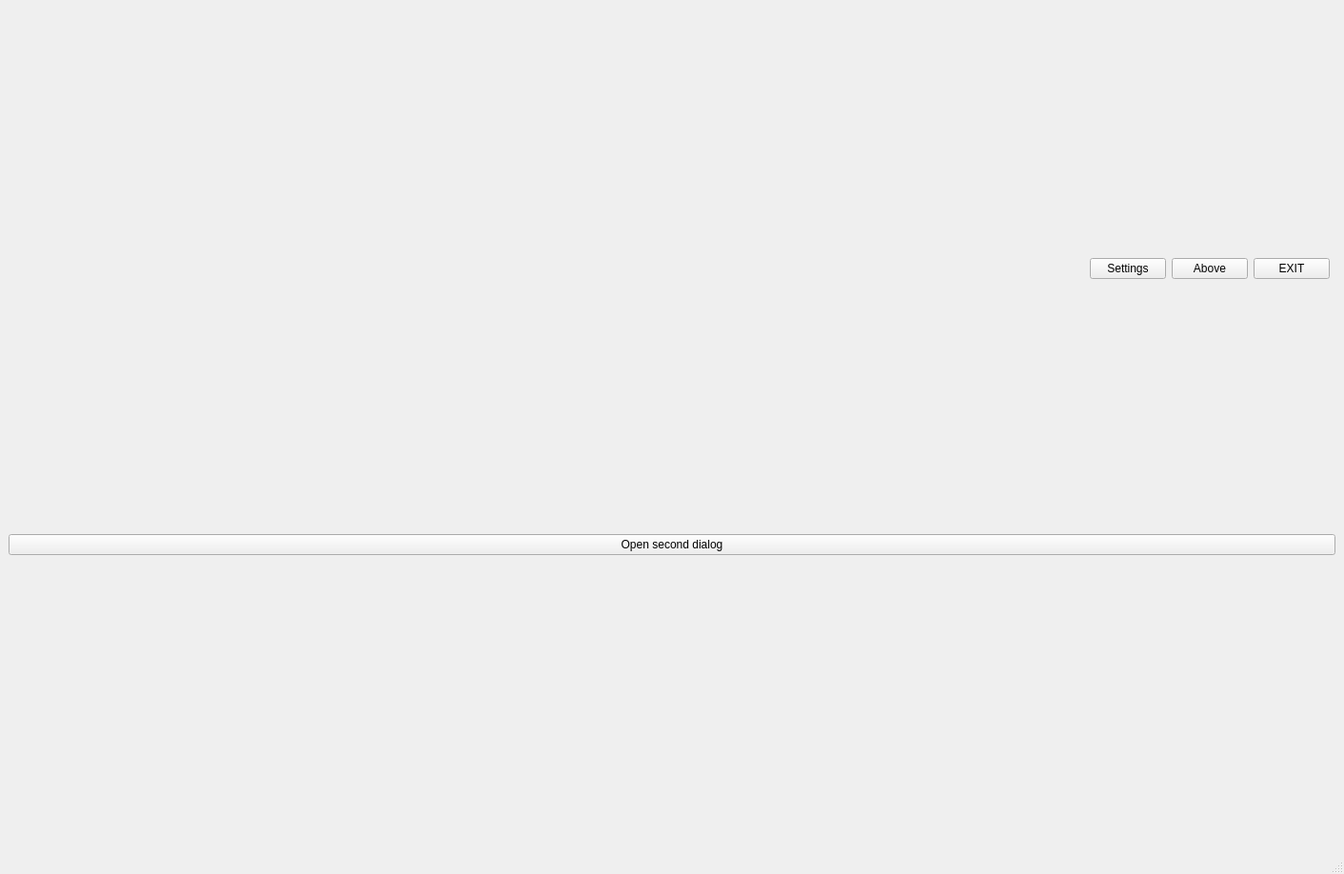
<?xml version="1.0" encoding="UTF-8"?>
<ui version="4.0">
 <class>MainWindow</class>
 <widget class="QMainWindow" name="MainWindow">
  <property name="geometry">
   <rect>
    <x>0</x>
    <y>0</y>
    <width>1412</width>
    <height>918</height>
   </rect>
  </property>
  <property name="windowTitle">
   <string>MainWindow</string>
  </property>
  <widget class="QWidget" name="centralwidget">
   <layout class="QVBoxLayout" name="verticalLayout">
    <item>
     <layout class="QHBoxLayout" name="horizontalLayout">
      <item>
       <spacer name="horizontalSpacer">
        <property name="orientation">
         <enum>Qt::Orientation::Horizontal</enum>
        </property>
        <property name="sizeHint" stdset="0">
         <size>
          <width>40</width>
          <height>20</height>
         </size>
        </property>
       </spacer>
      </item>
      <item>
       <widget class="QPushButton" name="pushButton_3">
        <property name="text">
         <string>Settings</string>
        </property>
       </widget>
      </item>
      <item>
       <widget class="QPushButton" name="pushButton_2">
        <property name="text">
         <string>Above</string>
        </property>
       </widget>
      </item>
      <item>
       <widget class="QPushButton" name="pushButton_4">
        <property name="text">
         <string>EXIT</string>
        </property>
       </widget>
      </item>
      <item>
       <widget class="Line" name="line">
        <property name="orientation">
         <enum>Qt::Orientation::Horizontal</enum>
        </property>
       </widget>
      </item>
     </layout>
    </item>
    <item>
     <layout class="QVBoxLayout" name="verticalLayout_2">
      <item>
       <widget class="QPushButton" name="pushButton">
        <property name="text">
         <string>Open second dialog</string>
        </property>
       </widget>
      </item>
     </layout>
    </item>
    <item>
     <spacer name="horizontalSpacer_4">
      <property name="orientation">
       <enum>Qt::Orientation::Horizontal</enum>
      </property>
      <property name="sizeHint" stdset="0">
       <size>
        <width>1391</width>
        <height>20</height>
       </size>
      </property>
     </spacer>
    </item>
    <item>
     <spacer name="horizontalSpacer_3">
      <property name="orientation">
       <enum>Qt::Orientation::Horizontal</enum>
      </property>
      <property name="sizeHint" stdset="0">
       <size>
        <width>1391</width>
        <height>20</height>
       </size>
      </property>
     </spacer>
    </item>
   </layout>
  </widget>
  <widget class="QMenuBar" name="menubar">
   <property name="geometry">
    <rect>
     <x>0</x>
     <y>0</y>
     <width>1412</width>
     <height>23</height>
    </rect>
   </property>
  </widget>
  <widget class="QStatusBar" name="statusbar"/>
 </widget>
 <resources/>
 <connections/>
</ui>
